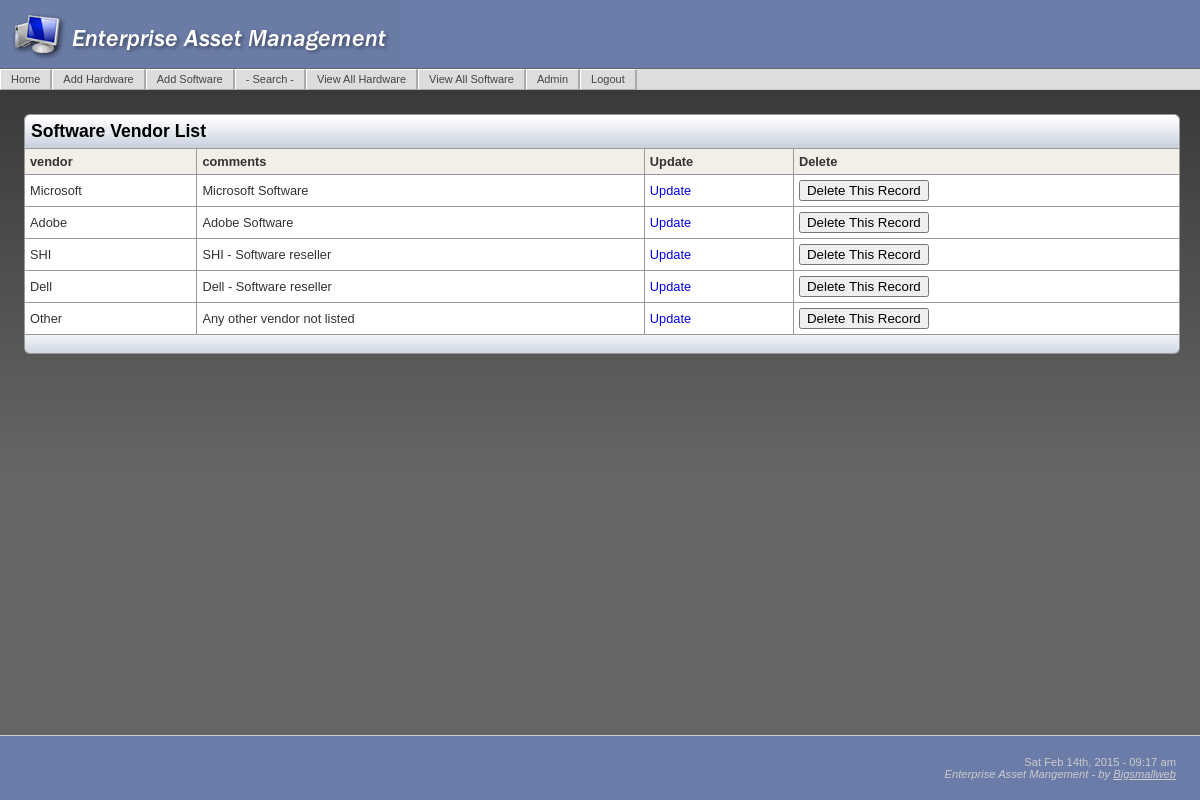
Screenshot of /SoftwareVendorList.php (signed in) with the database file from the repository.
### tables this page shows
CREATE TABLE IF NOT EXISTS `vendors_software` (
  `vendor` varchar(30) NOT NULL default '',
  `vendor_id` int(11) NOT NULL auto_increment,
  `comments` varchar(30) default NULL,
  PRIMARY KEY  (`vendor_id`)
);

### SoftwareVendorList.php (the view, shortened to what this page needs)
<?php require_once('Connections/eam.php'); ?>
<?php
$query_rsSoftwareVendors = "SELECT * FROM vendors_software";
$rsSoftwareVendors = mysql_query($query_rsSoftwareVendors, $eam) or die(mysql_error());
$row_rsSoftwareVendors = mysql_fetch_assoc($rsSoftwareVendors);
$pageTitle="Software Vendor List"; ?>
<?php include('includes/header.php'); ?>
    <h3>Software Vendor List </h3>
    <table width="600" class="table1">
      <tr>
        <th>vendor</th>
        <th>comments</th>
        <th>Update</th>
        <th>Delete</th>
      </tr>
      <?php do { ?>
        <tr>
          <td><?php echo $row_rsSoftwareVendors['vendor']; ?></td>
          <td><?php echo $row_rsSoftwareVendors['comments']; ?></td>
          <td><a href="SoftwareVendorUpdate.php?recordID=<?php echo $row_rsSoftwareVendors['vendor_id']; ?>">Update</a></td>
          <td>
          		<form id="delRecord" name="delRecord" method="post" action="SoftwareVendorDelete.php?recordID=<?php echo $row_rsSoftwareVendors['vendor_id']; ?>">
                  <input name="Submit" type="submit" class="red" value="Delete This Record" />
                </form>
          </td>
        </tr>
        <?php } while ($row_rsSoftwareVendors = mysql_fetch_assoc($rsSoftwareVendors)); ?>
    </table>
    <table class="pagination">
      <tr>
        <td>&nbsp;</td>
      </tr>
    </table>
<?php include('includes/footer.php'); ?><?php

### includes/eam_main.css (style rules this page uses)
html, body { font-family: Verdana, Arial, Helvetica, sans-serif; background:url(../images/bkgd.jpg); background-repeat:repeat-x; background-position:top; background-color: #666; margin:0; text-align: center; color: #000000; font-size:100%; height:100% }
h1, h2, h3, h4 { font-family:"Trebuchet MS", Verdana, Arial, Helvetica, sans-serif; }
h3 { font-size:110%; padding:6px; margin:0; background-color:#DADFE9; border-top:1px solid #999; border-right:1px solid #999; border-left:1px solid #999; border-spacing:0px; border-collapse: collapse; background-image:url(../images/titleBk.gif); border-radius: 6px 6px 0 0; -moz-border-radius: 6px 6px 0 0; }
p, td { font-size:80%; }
th { font-size:80%; }
form { margin:0; padding:0; }
a { text-decoration:none; }
table a { display: block; width: 100%; }
.table1 { border-width: 1px; border-spacing:0px; border-style: solid; border-color: #999; border-collapse: collapse; background-color:#FFFFFF; width:100%; }
.table1 th { border-width: 1px; border-style: solid; border-color: #999; padding: 5px; background-color: #F2EFE9; text-align:left; color:#333; }
.table1 td { border-width: 1px; border-style: solid; border-color: #999; padding: 5px; text-align:left; color:#333; }
.pagination { width:100%; border-width: 1px; border-spacing:0px; border-style: solid; border-top:none; border-color: #999; background-color:#FFFFFF; background-image:url(../images/titleBk1.gif); margin:0 auto; border-radius: 0 0 6px 6px; -moz-border-radius:0 0 6px 6px; }
.pagination td { padding: 3px 10px; text-align:left; color:#666; font-size:68%; }

### rows the page displays
vendors_software: vendor "Microsoft", comments "Microsoft Software"
vendors_software: vendor "Adobe", comments "Adobe Software"
vendors_software: vendor "SHI", comments "SHI - Software reseller"
vendors_software: vendor "Dell", comments "Dell - Software reseller"
vendors_software: vendor "Other", comments "Any other vendor not listed"
